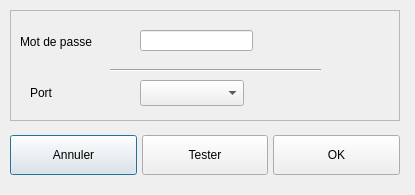
<?xml version="1.0" encoding="UTF-8"?>
<ui version="4.0">
 <class>dlg_paramconnexion</class>
 <widget class="QDialog" name="dlg_paramconnexion">
  <property name="geometry">
   <rect>
    <x>0</x>
    <y>0</y>
    <width>415</width>
    <height>195</height>
   </rect>
  </property>
  <property name="minimumSize">
   <size>
    <width>415</width>
    <height>195</height>
   </size>
  </property>
  <property name="maximumSize">
   <size>
    <width>415</width>
    <height>350</height>
   </size>
  </property>
  <property name="windowTitle">
   <string>Paramètrage de connexion à la base</string>
  </property>
  <widget class="QWidget" name="buttonsWidget" native="true">
   <property name="geometry">
    <rect>
     <x>10</x>
     <y>130</y>
     <width>390</width>
     <height>50</height>
    </rect>
   </property>
   <property name="minimumSize">
    <size>
     <width>390</width>
     <height>50</height>
    </size>
   </property>
   <property name="maximumSize">
    <size>
     <width>390</width>
     <height>50</height>
    </size>
   </property>
   <layout class="QHBoxLayout" name="horizontalLayout">
    <property name="spacing">
     <number>5</number>
    </property>
    <property name="leftMargin">
     <number>0</number>
    </property>
    <property name="topMargin">
     <number>0</number>
    </property>
    <property name="rightMargin">
     <number>0</number>
    </property>
    <property name="bottomMargin">
     <number>0</number>
    </property>
    <item>
     <widget class="UpPushButton" name="AnnuluppushButton">
      <property name="minimumSize">
       <size>
        <width>0</width>
        <height>40</height>
       </size>
      </property>
      <property name="contextMenuPolicy">
       <enum>Qt::NoContextMenu</enum>
      </property>
      <property name="text">
       <string>Annuler</string>
      </property>
      <property name="icon">
       <iconset resource="assets/Images/images.qrc">
        <normaloff>:/Supprime.png</normaloff>:/Supprime.png</iconset>
      </property>
      <property name="iconSize">
       <size>
        <width>11</width>
        <height>11</height>
       </size>
      </property>
     </widget>
    </item>
    <item>
     <widget class="UpPushButton" name="TestuppushButton">
      <property name="minimumSize">
       <size>
        <width>0</width>
        <height>40</height>
       </size>
      </property>
      <property name="contextMenuPolicy">
       <enum>Qt::NoContextMenu</enum>
      </property>
      <property name="text">
       <string>Tester</string>
      </property>
      <property name="icon">
       <iconset resource="assets/Images/images.qrc">
        <normaloff>:/Test.ico</normaloff>:/Test.ico</iconset>
      </property>
     </widget>
    </item>
    <item>
     <widget class="UpPushButton" name="OKuppushButton">
      <property name="minimumSize">
       <size>
        <width>0</width>
        <height>40</height>
       </size>
      </property>
      <property name="contextMenuPolicy">
       <enum>Qt::NoContextMenu</enum>
      </property>
      <property name="text">
       <string>OK</string>
      </property>
      <property name="icon">
       <iconset resource="assets/Images/images.qrc">
        <normaloff>:/start.png</normaloff>:/start.png</iconset>
      </property>
     </widget>
    </item>
   </layout>
  </widget>
  <widget class="QFrame" name="frame">
   <property name="geometry">
    <rect>
     <x>10</x>
     <y>10</y>
     <width>390</width>
     <height>111</height>
    </rect>
   </property>
   <property name="minimumSize">
    <size>
     <width>390</width>
     <height>0</height>
    </size>
   </property>
   <property name="maximumSize">
    <size>
     <width>390</width>
     <height>250</height>
    </size>
   </property>
   <property name="contextMenuPolicy">
    <enum>Qt::NoContextMenu</enum>
   </property>
   <property name="frameShape">
    <enum>QFrame::StyledPanel</enum>
   </property>
   <property name="frameShadow">
    <enum>QFrame::Raised</enum>
   </property>
   <widget class="QLabel" name="MDPlabel">
    <property name="geometry">
     <rect>
      <x>10</x>
      <y>24</y>
      <width>81</width>
      <height>16</height>
     </rect>
    </property>
    <property name="contextMenuPolicy">
     <enum>Qt::NoContextMenu</enum>
    </property>
    <property name="text">
     <string>Mot de passe</string>
    </property>
   </widget>
   <widget class="QLineEdit" name="MDPlineEdit">
    <property name="geometry">
     <rect>
      <x>130</x>
      <y>20</y>
      <width>113</width>
      <height>21</height>
     </rect>
    </property>
    <property name="contextMenuPolicy">
     <enum>Qt::NoContextMenu</enum>
    </property>
    <property name="echoMode">
     <enum>QLineEdit::Password</enum>
    </property>
    <property name="alignment">
     <set>Qt::AlignCenter</set>
    </property>
   </widget>
   <widget class="QComboBox" name="PortcomboBox">
    <property name="geometry">
     <rect>
      <x>130</x>
      <y>70</y>
      <width>104</width>
      <height>26</height>
     </rect>
    </property>
    <property name="contextMenuPolicy">
     <enum>Qt::NoContextMenu</enum>
    </property>
   </widget>
   <widget class="QLabel" name="Portlabel">
    <property name="geometry">
     <rect>
      <x>20</x>
      <y>75</y>
      <width>60</width>
      <height>16</height>
     </rect>
    </property>
    <property name="contextMenuPolicy">
     <enum>Qt::NoContextMenu</enum>
    </property>
    <property name="text">
     <string>Port</string>
    </property>
   </widget>
   <widget class="Line" name="line">
    <property name="geometry">
     <rect>
      <x>100</x>
      <y>50</y>
      <width>211</width>
      <height>20</height>
     </rect>
    </property>
    <property name="orientation">
     <enum>Qt::Horizontal</enum>
    </property>
   </widget>
  </widget>
 </widget>
 <customwidgets>
  <customwidget>
   <class>UpPushButton</class>
   <extends>QPushButton</extends>
   <header>uppushbutton.h</header>
  </customwidget>
 </customwidgets>
 <tabstops>
  <tabstop>MDPlineEdit</tabstop>
  <tabstop>PortcomboBox</tabstop>
  <tabstop>AnnuluppushButton</tabstop>
  <tabstop>TestuppushButton</tabstop>
  <tabstop>OKuppushButton</tabstop>
 </tabstops>
 <resources>
  <include location="assets/Images/images.qrc"/>
 </resources>
 <connections/>
</ui>
